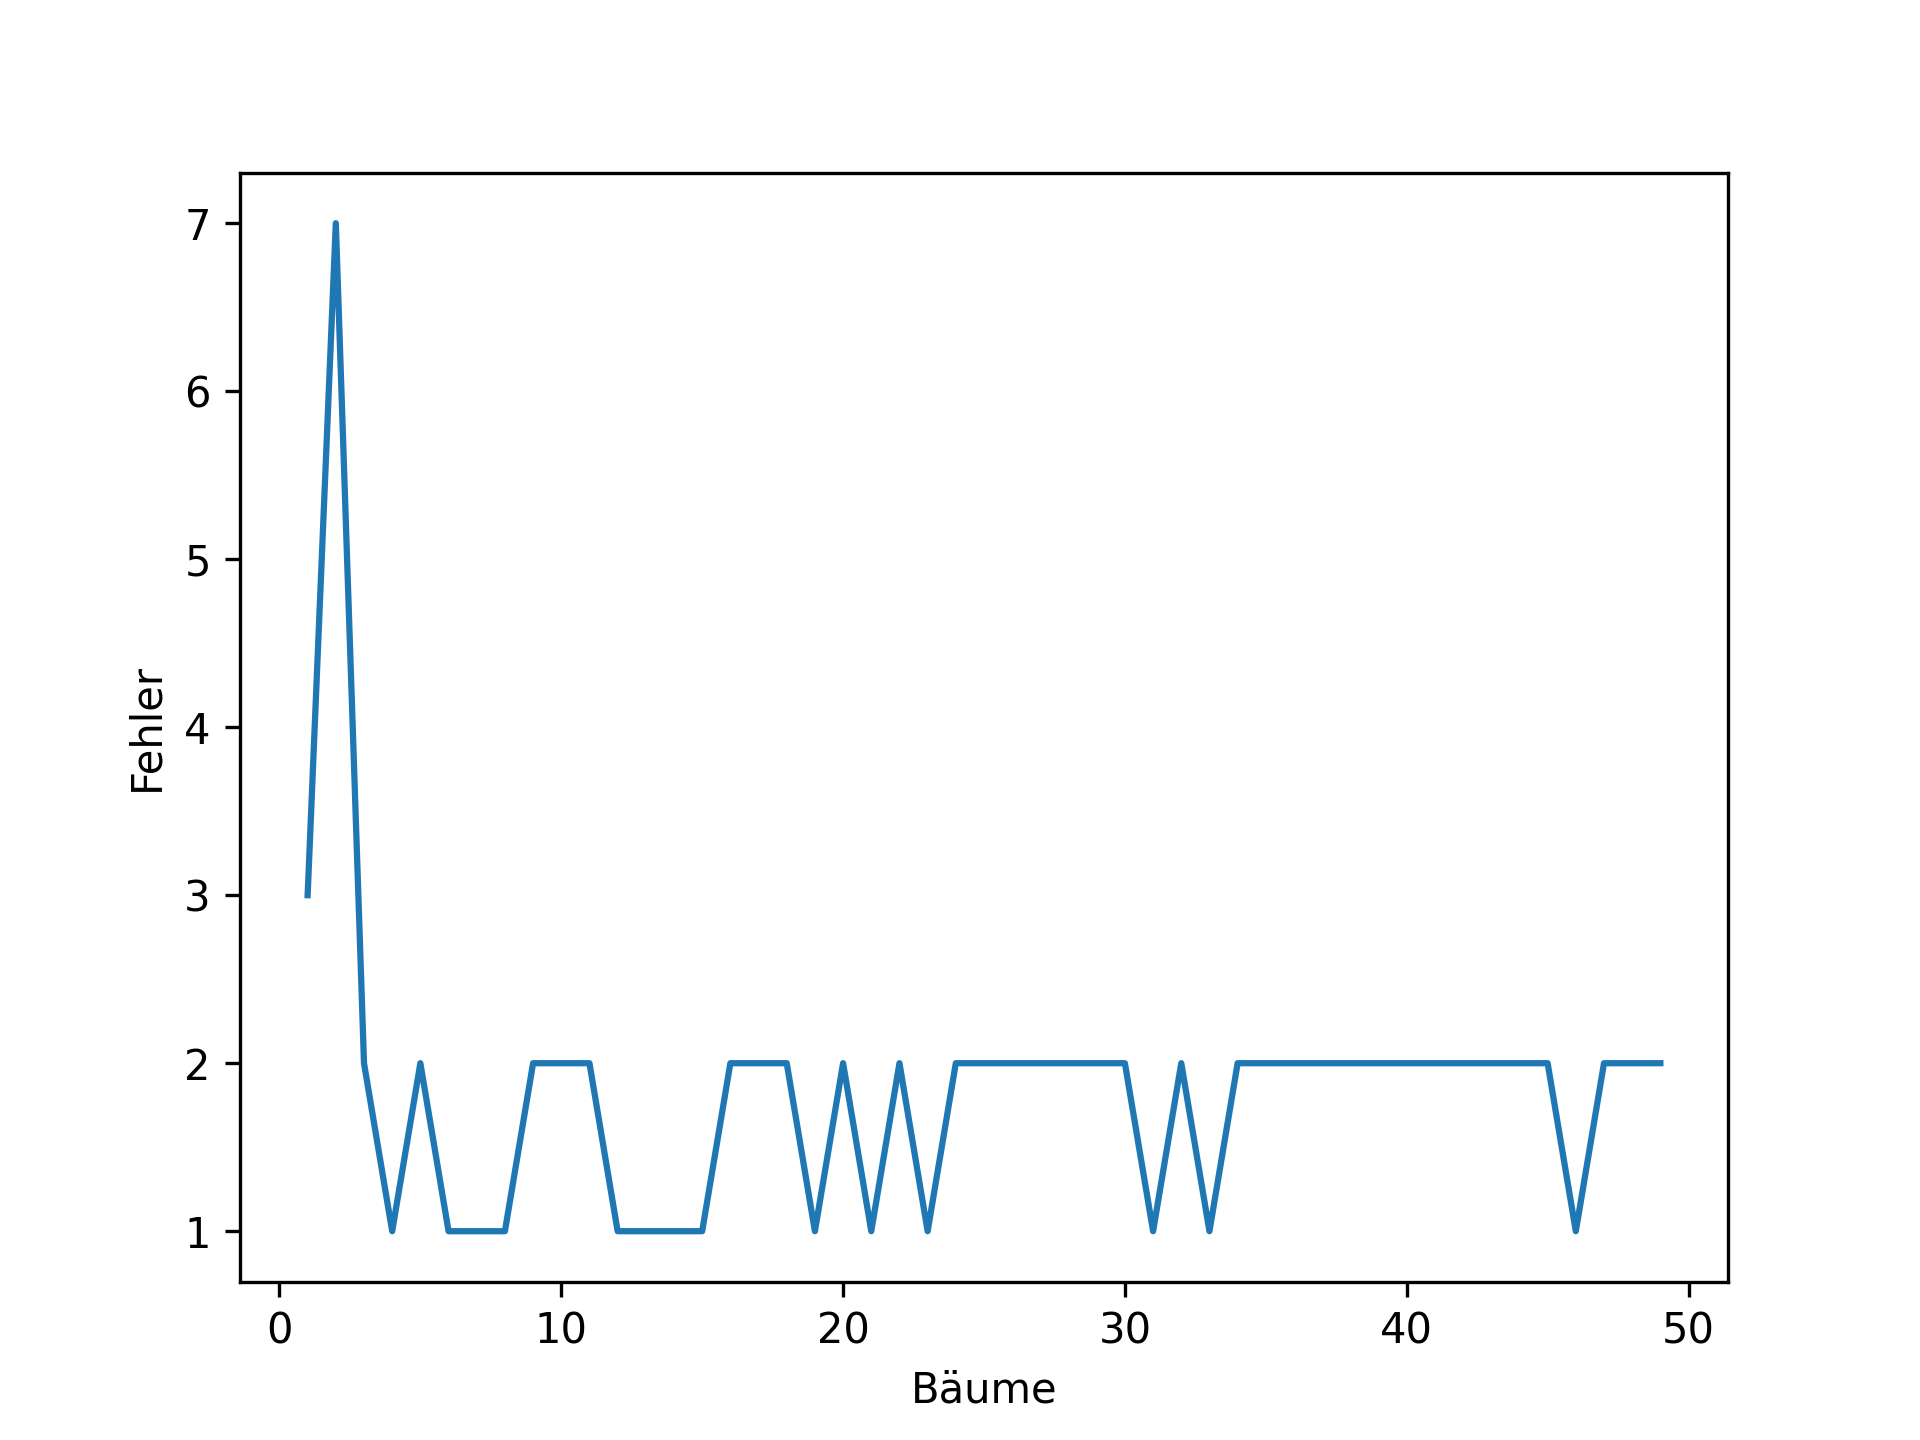

The Python source for this figure:
import numpy as np
import sys

sys.path.append("C:/Users/Simon/Desktop/Studium/5.Semester/Maschinelles Lernen/ML/Programme/Model")
from Programme.Model.RandomForestDecision import *
from Programme.Model.util.accuracy import *
import matplotlib.pyplot as plt


train = np.loadtxt(delimiter=",",fname="Trainingsset.csv")
test = np.loadtxt(delimiter=",",fname="Testset.csv")
data = np.loadtxt(delimiter=",",fname="AllData.csv")

y_train = train[:, 0]       # Erste Spalte ist y für das Trainingsset
X_train = train[:, 1:]      # Restliche Spalten sind X für das Trainingsset

y_test = test[:, 0]         # Erste Spalte ist y für das Testset
X_test = test[:, 1:]        # Restliche Spalten sind X für das Testset

fig = plt.figure(1)
ax = fig.add_subplot(1,1,1)
errors = []

for i in range(1,50):
    rf = randomForestDecision(noOfTrees=i)
    rf.fit(X_train,y_train)
    y_predict = rf.predict(X_test)
    accuracy(y_test,y_predict)
    error = (np.abs(np.sum(y_predict-y_test)))
    errors.append(error)

ax.plot(range(1,50),errors,linestyle='-')
ax.set_xlabel("Bäume")
ax.set_ylabel("Fehler")
fig.savefig("Aufgabe_3.png", dpi=300)
fig.show(True)
